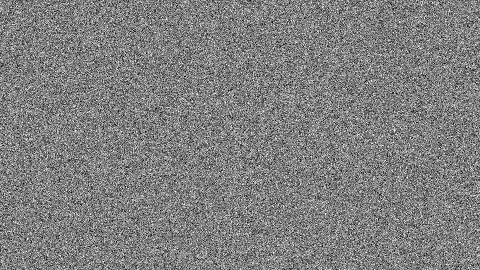
#> input picture assets/fast_intro_v3_grain.png, 480 x 270 px
$ python -i build_modern_entities_with_text.py   (imports and definitions only)
#> lines starting #> are read from the running program, lines starting #| are printed output that depends on the picture
#!/usr/bin/env python3
"""
Recreate 'Modern Entities With Text' animations in ChrononTemplate from user references:
1. Neon Glass Card + Luminous Neon Pill Badge (from ref 1XbW2CewH20NgTrDWtcdcavROd6MjXDbT)
2. Curved Widescreen CRT Display + Studio Typography (from ref 1JOquPOeHdSfLcBNPqEXCWPY2cbkETfSX)
Includes asset generation, plan construction, GPU rendering via chronon3d_cli,
and upload to Google Drive.
"""

import os
import math
import json
import time
import glob
import subprocess
import concurrent.futures
from pathlib import Path
from PIL import Image, ImageDraw, ImageFilter
import numpy as np

BASE_DIR = Path("/home/pierone/src/go-master/projects/Pyt/VeloxEditing")
OUT_DIR = BASE_DIR / "ChrononTemplate/out/modern_entities_with_text"
ASSETS_DIR = OUT_DIR / "assets"
PLANS_DIR = OUT_DIR / "plans"
VIDEOS_DIR = OUT_DIR / "videos"
FRAMES_DIR = OUT_DIR / "frames"
REF_DIR = BASE_DIR / "ChrononTemplate/out/modern_entities_ref"

CLI_PATH = BASE_DIR / "Chronon3d/build/chronon/linux-video-fast-dev/apps/chronon3d_cli/chronon3d_cli"
FONT_BOLD = "ChrononTemplate/out/apple_spatial_entity_pack/assets/Montserrat-Bold.ttf"
UPLOADER = BASE_DIR / "RenderingGen/bin/drive-upload"
CREDS = os.path.expanduser("~/.config/velox/credentials.json")
TOKEN = os.path.expanduser("~/.config/velox/token.json")
FOLDER_ID = "1Sc5gBaNCAsAkrfM-j9Ccm4kNwrKBBYuC"

# [2 lines not run here, left out]

# =========================================================================
# 1. ASSET BUILDERS: STYLE 1 (Neon Glass Card + Neon Pill Badge)
# =========================================================================

def build_neon_glass_card(src_image_path, out_filename, glow_rgb=(80, 255, 180), rim_width=3, card_w=620, card_h=680, radius=42):
    """Creates an anti-aliased rounded card with intense neon rim + multi-pass Gaussian bloom."""
#> called with src_image_path = '../../assets/fast_intro_v3_grain.png', out_filename = 'out.png', glow_rgb = (80, 255, 180), rim_width = 3, card_w = 620, card_h = 680, radius = 42
    scale = 2
    CW, CH = card_w * scale, card_h * scale
    R = radius * scale
    spread = 60 * scale
    TW, TH = CW + spread * 2, CH + spread * 2

    # Open and center-crop source image
    if os.path.exists(src_image_path):
        src = Image.open(src_image_path).convert("RGBA")
        # Crop or fit to CW, CH
        src_aspect = src.width / src.height
        target_aspect = CW / CH
        if src_aspect > target_aspect:
            nw = int(src.height * target_aspect)
            x0 = (src.width - nw) // 2
            src = src.crop((x0, 0, x0 + nw, src.height))
#> src: PIL image 246x270 RGBA
        else:
            nh = int(src.width / target_aspect)
            y0 = (src.height - nh) // 2
            src = src.crop((0, y0, src.width, y0 + nh))
        src = src.resize((CW, CH), Image.Resampling.LANCZOS)
#> src: PIL image 1240x1360 RGBA
    else:
        src = Image.new("RGBA", (CW, CH), (20, 24, 30, 255))

    # Mask for card
    mask_hi = Image.new("L", (CW, CH), 0)
    m_draw = ImageDraw.Draw(mask_hi)
    m_draw.rounded_rectangle([0, 0, CW - 1, CH - 1], radius=R, fill=255)

    card = Image.new("RGBA", (CW, CH), (0, 0, 0, 0))
    # Dark glass base underneath photo
    glass_base = Image.new("RGBA", (CW, CH), (10, 12, 16, 255))
    card.paste(glass_base, (0, 0), mask=mask_hi)
    card.paste(src, (0, 0), mask=mask_hi)

    # Neon rim stroke
    rim_hi = Image.new("RGBA", (CW, CH), (0, 0, 0, 0))
    r_draw = ImageDraw.Draw(rim_hi)
    r_draw.rounded_rectangle([2, 2, CW - 3, CH - 3], radius=R, outline=(*glow_rgb, 255), width=rim_width * scale)
    card = Image.alpha_composite(card, rim_hi)
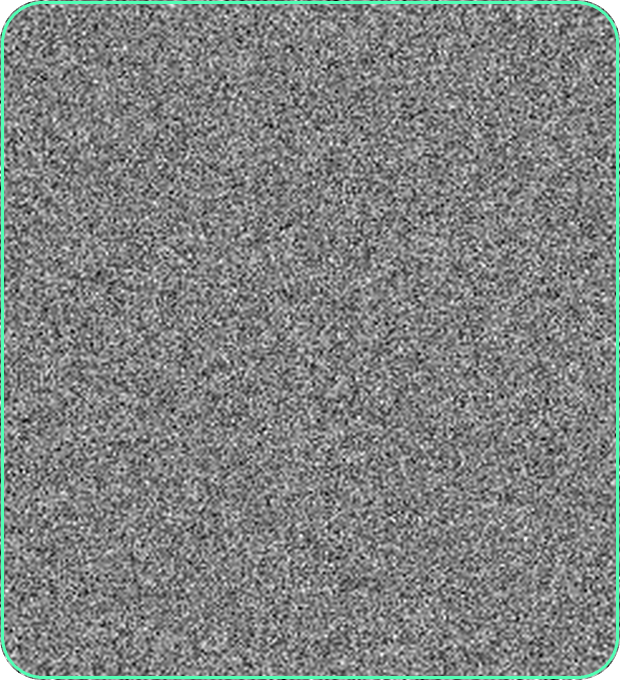
#> card: PIL image 1240x1360 RGBA (shown at 1/2 size); mean R, G, B, A 126.4, 129.6, 128.2, 254.1; transparent parts drawn white

    # Multi-pass outer bloom
    canvas = Image.new("RGBA", (TW, TH), (0, 0, 0, 0))
    glow_base = Image.new("RGBA", (TW, TH), (0, 0, 0, 0))
    glow_color = Image.new("RGBA", (CW, CH), (*glow_rgb, 220))
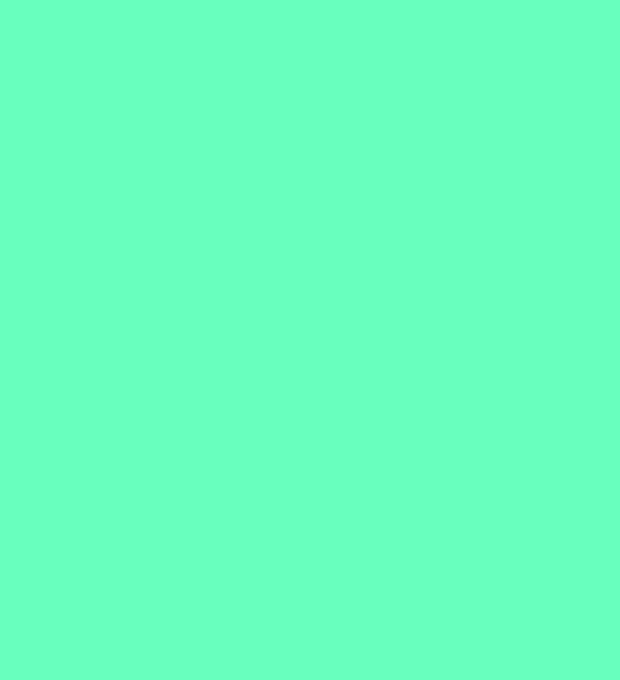
#> glow_color: PIL image 1240x1360 RGBA (shown at 1/2 size); mean R, G, B, A 80, 255, 180, 220; transparent parts drawn white
    glow_base.paste(glow_color, (spread, spread), mask=mask_hi)

    g1 = glow_base.filter(ImageFilter.GaussianBlur(radius=8 * scale))
    g2 = glow_base.filter(ImageFilter.GaussianBlur(radius=22 * scale))
    g3 = glow_base.filter(ImageFilter.GaussianBlur(radius=48 * scale))
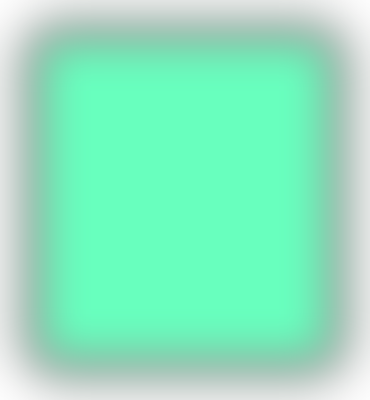
#> g3: PIL image 1480x1600 RGBA (shown at 1/4 size); mean R, G, B, A 56.2, 179, 126.4, 154.4; transparent parts drawn white

    canvas = Image.alpha_composite(canvas, g3)
    canvas = Image.alpha_composite(canvas, g2)
    canvas = Image.alpha_composite(canvas, g1)

    # Subtle drop shadow behind
    shadow_base = Image.new("RGBA", (TW, TH), (0, 0, 0, 0))
    shadow_fill = Image.new("RGBA", (CW, CH), (0, 0, 0, 180))
    shadow_base.paste(shadow_fill, (spread, spread + 12 * scale), mask=mask_hi)
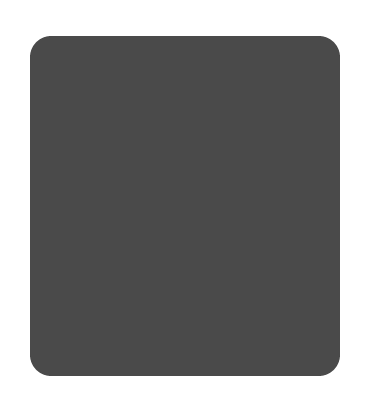
#> shadow_base: PIL image 1480x1600 RGBA (shown at 1/4 size); mean R, G, B, A 0, 0, 0, 127.7; transparent parts drawn white
    canvas = Image.alpha_composite(canvas, shadow_base.filter(ImageFilter.GaussianBlur(radius=16 * scale)))
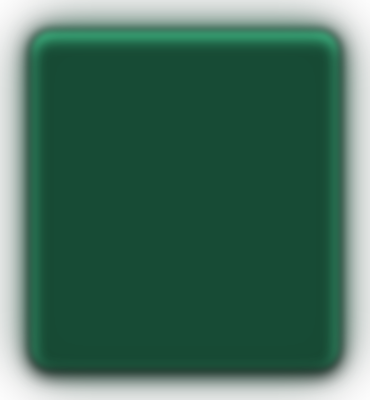
#> canvas: PIL image 1480x1600 RGBA (shown at 1/4 size); mean R, G, B, A 21.5, 69.3, 49, 205.6; transparent parts drawn white

    # Paste crisp card on top
    canvas.paste(card, (spread, spread), mask=card)

    final = canvas.resize((TW // scale, TH // scale), Image.Resampling.LANCZOS)
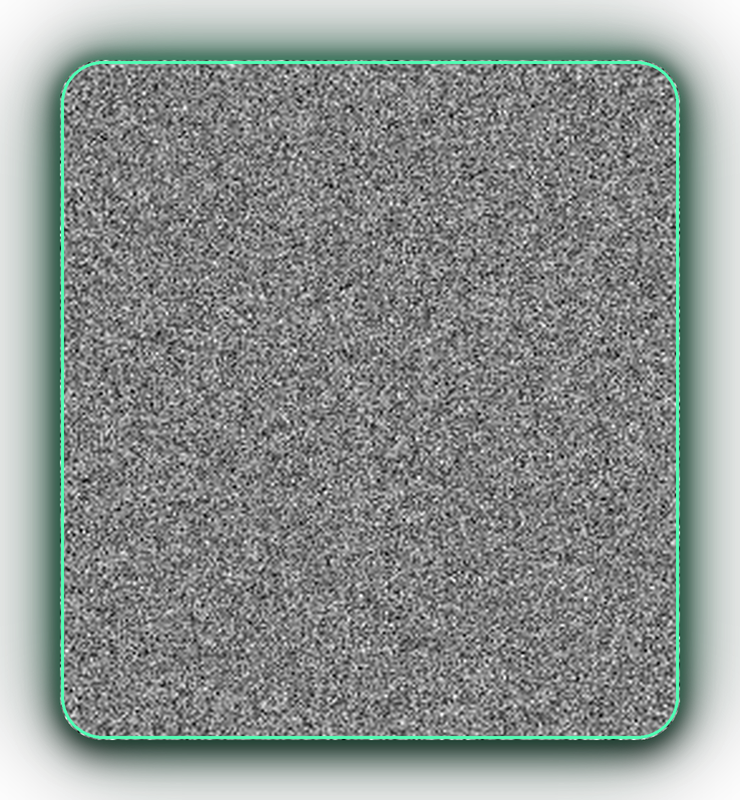
#> final: PIL image 740x800 RGBA; mean R, G, B, A 94.1, 105.5, 100.6, 206.6; transparent parts drawn white
    out_p = ASSETS_DIR / out_filename
    final.save(out_p, "PNG")
    print(f"Created Neon Glass Card: {out_p} ({final.size})")
#| Created Neon Glass Card: /home/pierone/src/go-master/projects/Pyt/VeloxEditing/ChrononTemplate/out/modern_entities_with_text/assets/out.png ((740, 800))
    return out_p


# [194 lines left out: functions build_neon_pill_badge, build_curved_crt_mask, build_curved_screen_composite, build_studio_light_bg, build_studio_dark_bg, not called in this run]


# =========================================================================
# 3. EXTRACT REFERENCE SAMPLES & PREPARE ASSETS
# =========================================================================

# [1 line not run here, left out]

# Extract Hoopin' logo artwork from Reference 1
ref1_p = REF_DIR / "ref_entity_01_Screenshot 2026-10-06 174051.png"
# [1 line not run here, left out]
# The logo is centered in the tilted card: approx x: 420..770, y: 150..470
# [1 line that did not run here, left out]
hoopin_raw = ASSETS_DIR / "hoopin_raw_logo.png"
# [1 line not run here, left out]

# Extract Sixers player from Reference 2
ref2_p = REF_DIR / "ref_entity_02_Screenshot 2026-10-07 at 17-54-35 When You Give A Psychopath A Basketball - YouTube.png"
# [1 line not run here, left out]
# Active player area inside the screen: x: 300..1700, y: 150..980
# [1 line that did not run here, left out]
sixers_raw = ASSETS_DIR / "sixers_player_raw.png"
# [1 line not run here, left out]

# Also retrieve clean portraits from repo
trump_portrait = BASE_DIR / "ChrononTemplate/out/apple_spatial_entity_pack/assets/trump_clean_cutout.png"
steve_portrait = BASE_DIR / "ChrononTemplate/out/apple_spatial_entity_pack/assets/steve_jobs_raw.jpg"

# 1. Build Backgrounds
# [19 lines not run here, left out]


# =========================================================================
# 4. DEFINE ANIMATIONS & BUILD PLANS
# =========================================================================

recipes = [
    # ---------------------------------------------------------------------
    # RECIPE 1: Exact Replica of Ref 1 - Hoopin N' Holleri 3D Neon Card + Pill
    # ---------------------------------------------------------------------
    {
        "id": "modern_entity_01_neon_glass_hoopin",
        "family": "Modern Entities With Text",
        "style_name": "Neon 3D Glass Card + Cyan Pill Badge (Hoopin N' Holleri)",
        "bg_type": "color",
        "bg_color": [0.03, 0.035, 0.045, 1.0],
        "card_asset": "card_hoopin_cyan_glow.png",
        "card_pos": [960.0, 480.0],
        "card_size": [720.0, 780.0],
        "card_3d": True,
        "card_tracks": [
            {"property": "position_y", "easing": "out_cubic", "keyframes": [{"frame": 0, "value": -45.0}, {"frame": 45, "value": 0.0}, {"frame": 89, "value": 0.0}]},
            {"property": "position_z", "easing": "out_cubic", "keyframes": [{"frame": 0, "value": 160.0}, {"frame": 45, "value": 0.0}, {"frame": 89, "value": 0.0}]},
            {"property": "rotation_y", "easing": "out_cubic", "keyframes": [{"frame": 0, "value": -26.0}, {"frame": 45, "value": -14.0}, {"frame": 89, "value": -14.0}]},
            {"property": "rotation_x", "easing": "out_cubic", "keyframes": [{"frame": 0, "value": 20.0}, {"frame": 45, "value": 12.0}, {"frame": 89, "value": 12.0}]},
            {"property": "rotation_z", "easing": "out_cubic", "keyframes": [{"frame": 0, "value": -6.0}, {"frame": 45, "value": -3.0}, {"frame": 89, "value": -3.0}]},
            {"property": "scale", "easing": "out_cubic", "keyframes": [{"frame": 0, "value": 0.88}, {"frame": 45, "value": 1.0}, {"frame": 89, "value": 1.015}]},
            {"property": "opacity", "easing": "out_cubic", "keyframes": [{"frame": 0, "value": 0.0}, {"frame": 18, "value": 1.0}, {"frame": 89, "value": 1.0}]}
        ],
        "pill_asset": "pill_badge_cyan.png",
        "pill_pos": [960.0, 895.0],
        "pill_size": [720.0, 180.0],
        "pill_tracks": [
            {"property": "scale_x", "easing": "out_back", "keyframes": [{"frame": 12, "value": 0.1}, {"frame": 38, "value": 1.05}, {"frame": 50, "value": 1.0}, {"frame": 89, "value": 1.0}]},
            {"property": "opacity", "easing": "out_cubic", "keyframes": [{"frame": 12, "value": 0.0}, {"frame": 26, "value": 1.0}, {"frame": 89, "value": 1.0}]}
        ],
        "title": "Hoppin N’ Holleri",
        "title_pos": [960.0, 895.0],
        "title_size": [600.0, 60.0],
        "title_color": "#FFFFFF",
        "title_font_size": 42.0,
        "title_tracks": [
            {"property": "opacity", "easing": "out_cubic", "keyframes": [{"frame": 18, "value": 0.0}, {"frame": 34, "value": 1.0}, {"frame": 89, "value": 1.0}]},
            {"property": "scale", "easing": "out_back", "keyframes": [{"frame": 18, "value": 0.85}, {"frame": 42, "value": 1.02}, {"frame": 52, "value": 1.0}, {"frame": 89, "value": 1.0}]}
        ]
    },

    # ---------------------------------------------------------------------
    # RECIPE 2: Neon Glass Card with Portrait + Cyan Pill
    # ---------------------------------------------------------------------
    {
        "id": "modern_entity_02_neon_card_portrait_cyan",
        "family": "Modern Entities With Text",
        "style_name": "Neon 3D Glass Card + Cyan Electric Pill Badge (Portrait Hero)",
        "bg_type": "color",
        "bg_color": [0.03, 0.035, 0.045, 1.0],
        "card_asset": "card_trump_cyan_glow.png",
        "card_pos": [960.0, 480.0],
        "card_size": [720.0, 780.0],
        "card_3d": True,
        "card_tracks": [
            {"property": "position_y", "easing": "out_cubic", "keyframes": [{"frame": 0, "value": -40.0}, {"frame": 45, "value": 0.0}, {"frame": 89, "value": 0.0}]},
            {"property": "position_z", "easing": "out_cubic", "keyframes": [{"frame": 0, "value": 180.0}, {"frame": 45, "value": 0.0}, {"frame": 89, "value": 0.0}]},
            {"property": "rotation_y", "easing": "out_cubic", "keyframes": [{"frame": 0, "value": 24.0}, {"frame": 45, "value": 14.0}, {"frame": 89, "value": 14.0}]},
            {"property": "rotation_x", "easing": "out_cubic", "keyframes": [{"frame": 0, "value": 18.0}, {"frame": 45, "value": 10.0}, {"frame": 89, "value": 10.0}]},
            {"property": "scale", "easing": "out_cubic", "keyframes": [{"frame": 0, "value": 0.9}, {"frame": 45, "value": 1.0}, {"frame": 89, "value": 1.015}]},
            {"property": "opacity", "easing": "out_cubic", "keyframes": [{"frame": 0, "value": 0.0}, {"frame": 18, "value": 1.0}, {"frame": 89, "value": 1.0}]}
        ],
        "pill_asset": "pill_badge_cyan_electric.png",
        "pill_pos": [960.0, 895.0],
        "pill_size": [720.0, 180.0],
        "pill_tracks": [
            {"property": "scale_x", "easing": "out_back", "keyframes": [{"frame": 12, "value": 0.1}, {"frame": 38, "value": 1.05}, {"frame": 50, "value": 1.0}, {"frame": 89, "value": 1.0}]},
            {"property": "opacity", "easing": "out_cubic", "keyframes": [{"frame": 12, "value": 0.0}, {"frame": 26, "value": 1.0}, {"frame": 89, "value": 1.0}]}
        ],
        "title": "DONALD J. TRUMP",
        "title_pos": [960.0, 895.0],
        "title_size": [600.0, 60.0],
        "title_color": "#FFFFFF",
        "title_font_size": 40.0,
        "title_tracks": [
            {"property": "opacity", "easing": "out_cubic", "keyframes": [{"frame": 18, "value": 0.0}, {"frame": 34, "value": 1.0}, {"frame": 89, "value": 1.0}]},
            {"property": "scale", "easing": "out_back", "keyframes": [{"frame": 18, "value": 0.85}, {"frame": 42, "value": 1.02}, {"frame": 52, "value": 1.0}, {"frame": 89, "value": 1.0}]}
        ]
    },

    # ---------------------------------------------------------------------
    # RECIPE 3: Exact Replica of Ref 2 - Curved CRT Widescreen Screen in Studio Light
    # ---------------------------------------------------------------------
    {
        "id": "modern_entity_03_curved_crt_sixers_studio",
        "family": "Modern Entities With Text",
        "style_name": "Curved Widescreen CRT Screen + Studio Vignette (Sixers #23)",
        "bg_type": "image",
        "bg_asset": "studio_light_bg.png",
        "bg_pos": [960.0, 540.0],
        "bg_size": [1920.0, 1080.0],
        "screen_asset": "curved_screen_sixers.png",
        "screen_pos": [960.0, 485.0],
        "screen_size": [1560.0, 950.0],
        "screen_3d": True,
        "screen_tracks": [
            {"property": "scale", "easing": "out_cubic", "keyframes": [{"frame": 0, "value": 0.90}, {"frame": 45, "value": 1.0}, {"frame": 89, "value": 1.018}]},
            {"property": "position_z", "easing": "out_cubic", "keyframes": [{"frame": 0, "value": 140.0}, {"frame": 45, "value": 0.0}, {"frame": 89, "value": 0.0}]},
            {"property": "position_y", "easing": "out_cubic", "keyframes": [{"frame": 0, "value": 30.0}, {"frame": 45, "value": 0.0}, {"frame": 89, "value": 0.0}]},
            {"property": "opacity", "easing": "out_cubic", "keyframes": [{"frame": 0, "value": 0.0}, {"frame": 18, "value": 1.0}, {"frame": 89, "value": 1.0}]}
        ],
        "title": "WORLD B. FREE",
        "subtitle": "PHILADELPHIA 76ERS • #23",
        "title_pos": [960.0, 975.0],
        "sub_pos": [960.0, 1025.0],
        "title_color": "#12151D",
        "sub_color": "#5A606E",
        "title_font_size": 42.0,
        "sub_font_size": 22.0,
        "text_tracks": [
            {"property": "position_y", "easing": "out_cubic", "keyframes": [{"frame": 16, "value": 24.0}, {"frame": 48, "value": 0.0}, {"frame": 89, "value": 0.0}]},
            {"property": "opacity", "easing": "out_cubic", "keyframes": [{"frame": 16, "value": 0.0}, {"frame": 34, "value": 1.0}, {"frame": 89, "value": 1.0}]}
        ]
    },

    # ---------------------------------------------------------------------
    # RECIPE 4: Curved Widescreen CRT in Dark Studio with Gold Glow
    # ---------------------------------------------------------------------
    {
        "id": "modern_entity_04_curved_crt_portrait_dark",
        "family": "Modern Entities With Text",
        "style_name": "Curved CRT Screen Dark Cinematic Studio (Steve Jobs)",
        "bg_type": "image",
        "bg_asset": "studio_dark_bg.png",
        "bg_pos": [960.0, 540.0],
        "bg_size": [1920.0, 1080.0],
        "screen_asset": "curved_screen_steve.png",
        "screen_pos": [960.0, 485.0],
        "screen_size": [1560.0, 950.0],
        "screen_3d": True,
        "screen_tracks": [
            {"property": "scale", "easing": "out_cubic", "keyframes": [{"frame": 0, "value": 0.91}, {"frame": 48, "value": 1.0}, {"frame": 89, "value": 1.02}]},
            {"property": "position_z", "easing": "out_cubic", "keyframes": [{"frame": 0, "value": 150.0}, {"frame": 48, "value": 0.0}, {"frame": 89, "value": 0.0}]},
            {"property": "opacity", "easing": "out_cubic", "keyframes": [{"frame": 0, "value": 0.0}, {"frame": 18, "value": 1.0}, {"frame": 89, "value": 1.0}]}
        ],
        "title": "STEVE JOBS",
        "subtitle": "CHIEF EXECUTIVE OFFICER • APPLE",
        "title_pos": [960.0, 975.0],
        "sub_pos": [960.0, 1025.0],
        "title_color": "#F2F4F8",
        "sub_color": "#FFC832",
        "title_font_size": 42.0,
        "sub_font_size": 22.0,
        "text_tracks": [
            {"property": "position_y", "easing": "out_cubic", "keyframes": [{"frame": 18, "value": 24.0}, {"frame": 50, "value": 0.0}, {"frame": 89, "value": 0.0}]},
            {"property": "opacity", "easing": "out_cubic", "keyframes": [{"frame": 18, "value": 0.0}, {"frame": 36, "value": 1.0}, {"frame": 89, "value": 1.0}]}
        ]
    },

    # ---------------------------------------------------------------------
    # RECIPE 5: Warm Gold Neon Glass Card + Gold Pill Badge
    # ---------------------------------------------------------------------
    {
        "id": "modern_entity_05_neon_card_gold",
        "family": "Modern Entities With Text",
        "style_name": "Neon 3D Glass Card + Warm Amber Gold Pill Badge",
        "bg_type": "color",
        "bg_color": [0.035, 0.03, 0.025, 1.0],
        "card_asset": "card_steve_gold_glow.png",
        "card_pos": [960.0, 480.0],
        "card_size": [720.0, 780.0],
        "card_3d": True,
        "card_tracks": [
            {"property": "position_y", "easing": "out_cubic", "keyframes": [{"frame": 0, "value": -40.0}, {"frame": 45, "value": 0.0}, {"frame": 89, "value": 0.0}]},
            {"property": "position_z", "easing": "out_cubic", "keyframes": [{"frame": 0, "value": 160.0}, {"frame": 45, "value": 0.0}, {"frame": 89, "value": 0.0}]},
            {"property": "rotation_y", "easing": "out_cubic", "keyframes": [{"frame": 0, "value": -22.0}, {"frame": 45, "value": -12.0}, {"frame": 89, "value": -12.0}]},
            {"property": "rotation_x", "easing": "out_cubic", "keyframes": [{"frame": 0, "value": 18.0}, {"frame": 45, "value": 10.0}, {"frame": 89, "value": 10.0}]},
            {"property": "scale", "easing": "out_cubic", "keyframes": [{"frame": 0, "value": 0.90}, {"frame": 45, "value": 1.0}, {"frame": 89, "value": 1.015}]},
            {"property": "opacity", "easing": "out_cubic", "keyframes": [{"frame": 0, "value": 0.0}, {"frame": 18, "value": 1.0}, {"frame": 89, "value": 1.0}]}
        ],
        "pill_asset": "pill_badge_gold.png",
        "pill_pos": [960.0, 895.0],
        "pill_size": [720.0, 180.0],
        "pill_tracks": [
            {"property": "scale_x", "easing": "out_back", "keyframes": [{"frame": 12, "value": 0.1}, {"frame": 38, "value": 1.05}, {"frame": 50, "value": 1.0}, {"frame": 89, "value": 1.0}]},
            {"property": "opacity", "easing": "out_cubic", "keyframes": [{"frame": 12, "value": 0.0}, {"frame": 26, "value": 1.0}, {"frame": 89, "value": 1.0}]}
        ],
        "title": "STEVE JOBS",
        "title_pos": [960.0, 895.0],
        "title_size": [600.0, 60.0],
        "title_color": "#FFFFFF",
        "title_font_size": 42.0,
        "title_tracks": [
            {"property": "opacity", "easing": "out_cubic", "keyframes": [{"frame": 18, "value": 0.0}, {"frame": 34, "value": 1.0}, {"frame": 89, "value": 1.0}]},
            {"property": "scale", "easing": "out_back", "keyframes": [{"frame": 18, "value": 0.85}, {"frame": 42, "value": 1.02}, {"frame": 52, "value": 1.0}, {"frame": 89, "value": 1.0}]}
        ]
    }
]


# [146 lines left out: function compile_plan, not called in this run]


# =========================================================================
# 5. EMIT PLANS & RENDER PARALLEL GPU
# =========================================================================

plans = []
# [8 lines not run here, left out]


# [26 lines left out: function render_single_plan, not called in this run]

# [15 lines not run here, left out]
video_files = sorted(list(VIDEOS_DIR.glob("*.mp4")))
upload_results = []

# [46 lines left out: function upload_single_file, not called in this run]

# [2 lines not run here, left out]

manifest = {
    "family": "Modern Entities With Text",
    "destination_folder": FOLDER_ID,
    "total_files": len(upload_results),
    "success_count": sum(1 for r in upload_results if r.get("status") == "SUCCESS"),
    "files": upload_results
}

manifest_path = OUT_DIR / "modern_entities_drive_manifest.json"
# [5 lines not run here, left out]

>>> result = build_neon_glass_card('../../assets/fast_intro_v3_grain.png', 'out.png')
